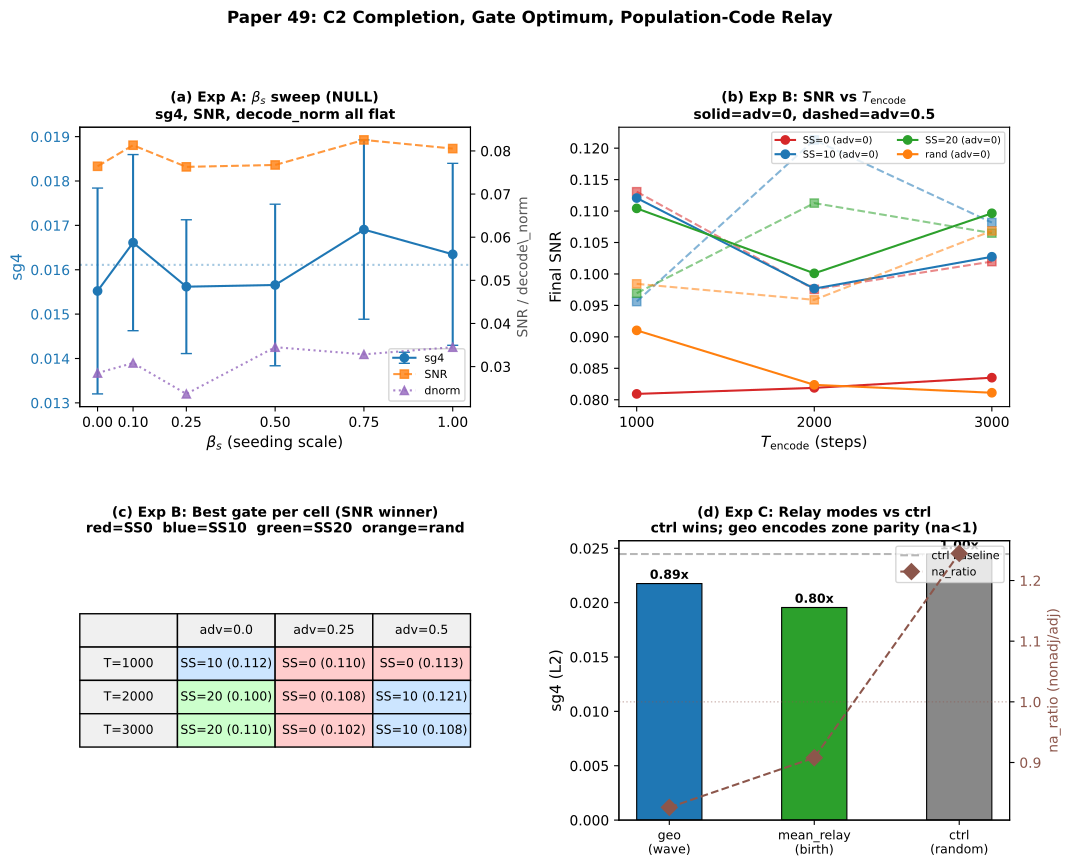

Reproduce this figure in Python.
"""Paper 49 figure: 4 panels (updated with full metric suite)."""
import json, numpy as np, matplotlib
matplotlib.use('Agg')
import matplotlib.pyplot as plt
from matplotlib.gridspec import GridSpec

with open('results/paper49_analysis.json') as f:
    d = json.load(f)
with open('results/paper49_results.json') as f:
    raw = json.load(f)

A = [r for r in raw if r['exp']=='A']
B = [r for r in raw if r['exp']=='B']
C = [r for r in raw if r['exp']=='C']

SEED_BETAS    = [0.0, 0.1, 0.25, 0.5, 0.75, 1.0]
T_ENCODES     = [1000, 2000, 3000]
ADV_AMPS      = [0.0, 0.25, 0.5]
GATES         = ['ss0', 'ss10', 'ss20', 'rand_p60']
GATE_LABELS   = {'ss0':'SS=0','ss10':'SS=10','ss20':'SS=20','rand_p60':'rand'}
GATE_COLORS   = {'ss0':'#d62728','ss10':'#1f77b4','ss20':'#2ca02c','rand_p60':'#ff7f0e'}
COUPLINGS     = ['ctrl','geo','mean_relay']
COUP_LABELS   = {'ctrl':'ctrl (random)','geo':'geo (wave)','mean_relay':'mean_relay (birth)'}
COUP_COLORS   = {'ctrl':'#888888','geo':'#1f77b4','mean_relay':'#2ca02c'}

fig = plt.figure(figsize=(12, 9))
gs  = GridSpec(2, 2, figure=fig, hspace=0.48, wspace=0.38)

# ── Panel (a): Exp A — beta_s flatness ────────────────────────────────────────
ax_a = fig.add_subplot(gs[0, 0])
sg4_vals = [d['A'][str(sb)]['sg4'] for sb in SEED_BETAS]
se_vals  = [d['A'][str(sb)]['sg4_se'] for sb in SEED_BETAS]
snr_vals = [d['A'][str(sb)]['snr'] for sb in SEED_BETAS]
dnorm_vals=[d['A'][str(sb)]['dnorm'] for sb in SEED_BETAS]

ax_a.errorbar(SEED_BETAS, sg4_vals, yerr=se_vals, fmt='o-',
              color='#1f77b4', capsize=4, label='sg4', zorder=3)
ax_a2 = ax_a.twinx()
ax_a2.plot(SEED_BETAS, snr_vals, 's--', color='#ff7f0e', label='SNR', alpha=0.8)
ax_a2.plot(SEED_BETAS, dnorm_vals, '^:', color='#9467bd', label='dnorm', alpha=0.8)
ax_a.set_xlabel(r'$\beta_s$ (seeding scale)', fontsize=11)
ax_a.set_ylabel('sg4', color='#1f77b4', fontsize=11)
ax_a2.set_ylabel('SNR / decode\_norm', color='#555555', fontsize=10)
ax_a.set_title('(a) Exp A: $\\beta_s$ sweep (NULL)\nsg4, SNR, decode_norm all flat',
               fontsize=10, fontweight='bold')
ax_a.set_xticks(SEED_BETAS)
ax_a.tick_params(axis='y', labelcolor='#1f77b4')
ax_a.axhline(np.mean(sg4_vals), ls=':', color='#1f77b4', alpha=0.4)
lines1, labs1 = ax_a.get_legend_handles_labels()
lines2, labs2 = ax_a2.get_legend_handles_labels()
ax_a.legend(lines1+lines2, labs1+labs2, fontsize=8, loc='lower right')

# ── Panel (b): Exp B adv=0 and adv=0.5 — two-condition overlay ────────────────
ax_b = fig.add_subplot(gs[0, 1])
for gn in GATES:
    snr_0   = [np.nanmean([r['fin_snr'] for r in B
                if r['gate']==gn and r['t_encode']==te and abs(r['adv_amp'])<1e-6])
               for te in T_ENCODES]
    snr_05  = [np.nanmean([r['fin_snr'] for r in B
                if r['gate']==gn and r['t_encode']==te and abs(r['adv_amp']-0.5)<1e-6])
               for te in T_ENCODES]
    c = GATE_COLORS[gn]; lbl = GATE_LABELS[gn]
    ax_b.plot(T_ENCODES, snr_0,  'o-',  color=c, label=f'{lbl} (adv=0)')
    ax_b.plot(T_ENCODES, snr_05, 's--', color=c, alpha=0.55)

ax_b.set_xlabel('$T_{\\mathrm{encode}}$ (steps)', fontsize=11)
ax_b.set_ylabel('Final SNR', fontsize=11)
ax_b.set_title('(b) Exp B: SNR vs $T_{\\mathrm{encode}}$\n'
               'solid=adv=0, dashed=adv=0.5', fontsize=10, fontweight='bold')
ax_b.set_xticks(T_ENCODES)
ax_b.legend(fontsize=7, ncol=2)

# ── Panel (c): Exp B — gate winner per (T_encode, adv_amp) ───────────────────
ax_c = fig.add_subplot(gs[1, 0])
ax_c.axis('off')
rows_text = [['', 'adv=0.0', 'adv=0.25', 'adv=0.5']]
winner_color = {'ss0':'#ffcccc','ss10':'#cce5ff','ss20':'#ccffcc','rand_p60':'#ffe5cc'}
cell_colors  = [['#f0f0f0','#f0f0f0','#f0f0f0','#f0f0f0']]
for te in T_ENCODES:
    row = [f'T={te}']
    crow = ['#f0f0f0']
    for aa in ADV_AMPS:
        best_gate=None; best_snr=-1
        for gn in GATES:
            rows_b=[r for r in B if r['gate']==gn and r['t_encode']==te
                    and abs(r['adv_amp']-aa)<1e-6]
            s=np.nanmean([r['fin_snr'] for r in rows_b]) if rows_b else float('nan')
            if not np.isnan(s) and s>best_snr: best_snr=s; best_gate=gn
        snr_str=f'{best_snr:.3f}' if best_gate else '?'
        row.append(f'{GATE_LABELS.get(best_gate,"?")} ({snr_str})')
        crow.append(winner_color.get(best_gate,'#ffffff'))
    rows_text.append(row)
    cell_colors.append(crow)

tbl = ax_c.table(cellText=rows_text[1:], colLabels=rows_text[0],
                 cellLoc='center', loc='center',
                 cellColours=cell_colors[1:],
                 colColours=cell_colors[0])
tbl.auto_set_font_size(False); tbl.set_fontsize(9)
tbl.scale(1.0, 2.0)
ax_c.set_title('(c) Exp B: Best gate per cell (SNR winner)\n'
               'red=SS0  blue=SS10  green=SS20  orange=rand',
               fontsize=10, fontweight='bold')

# ── Panel (d): Exp C — sg4 bar chart + na_ratio overlay ──────────────────────
ax_d = fig.add_subplot(gs[1, 1])
ctrl_sg4  = d['C']['ctrl']['sg4_l2']
coup_order = ['geo','mean_relay','ctrl']
sg4_vals_c = [d['C'][co]['sg4_l2'] for co in coup_order]
na_vals_c  = [d['C'][co]['na_l2']  for co in coup_order]
gains      = [v/ctrl_sg4 for v in sg4_vals_c]

x = np.arange(len(coup_order))
bars=ax_d.bar(x, sg4_vals_c, color=[COUP_COLORS[c] for c in coup_order],
              width=0.45, edgecolor='k', linewidth=0.8)
for i,(b,g) in enumerate(zip(bars,gains)):
    ax_d.text(b.get_x()+b.get_width()/2, b.get_height()+0.0002,
              f'{g:.2f}x', ha='center', va='bottom', fontsize=9, fontweight='bold')

# na_ratio overlay (right axis)
ax_d2 = ax_d.twinx()
ax_d2.plot(x, na_vals_c, 'D--', color='#8c564b', markersize=8, linewidth=1.5,
           label='na_ratio', zorder=5)
ax_d2.axhline(1.0, ls=':', color='#8c564b', alpha=0.4, linewidth=1)
ax_d2.set_ylabel('na_ratio (nonadj/adj)', color='#8c564b', fontsize=10)
ax_d2.tick_params(axis='y', labelcolor='#8c564b')

ax_d.set_xticks(x)
ax_d.set_xticklabels(['geo\n(wave)', 'mean_relay\n(birth)', 'ctrl\n(random)'], fontsize=9)
ax_d.set_ylabel('sg4 (L2)', fontsize=11)
ax_d.set_title('(d) Exp C: Relay modes vs ctrl\nctrl wins; geo encodes zone parity (na<1)',
               fontsize=10, fontweight='bold')
ax_d.axhline(ctrl_sg4, ls='--', color='#888888', alpha=0.6, label='ctrl baseline')
lines1, labs1 = ax_d.get_legend_handles_labels()
lines2, labs2 = ax_d2.get_legend_handles_labels()
ax_d.legend(lines1+lines2, labs1+labs2, fontsize=8, loc='upper right')

fig.suptitle('Paper 49: C2 Completion, Gate Optimum, Population-Code Relay',
             fontsize=12, fontweight='bold', y=1.01)
plt.savefig('paper49_figure1.pdf', bbox_inches='tight')
print('Saved: paper49_figure1.pdf')
